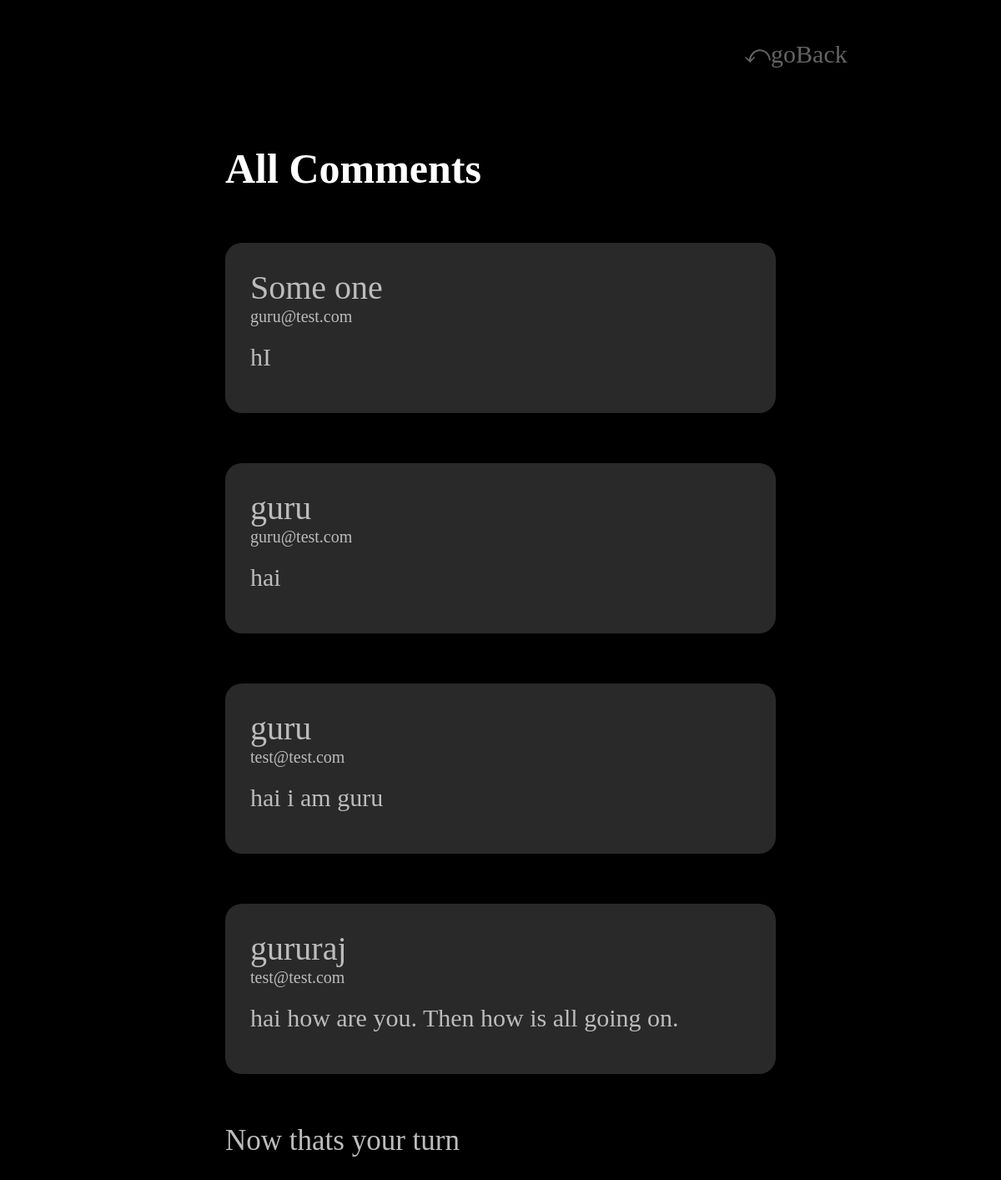
The app's page /all-comments with its own data.
### mywebpage/models.py (models this page shows)
class FeedBack(models.Model):
    user_name = models.CharField(max_length = 100)
    user_mail_id = models.EmailField()
    user_mobile_number = models.CharField(max_length = 12,null = True)
    user_feedback = models.TextField()

### mywebpage/views.py (the view)
# urls.py: path("all-comments", views.AllFeedbackView.as_view(), name = "allcomments"),
class AllFeedbackView(ListView):
    template_name = "mywebpage/every_feedback.html"
    model = FeedBack
    context_object_name = "feedbacks"
    def get_queryset(self):
        base_query = super().get_queryset()
        data = base_query.order_by("-pk")
        return data

### mywebpage/templates/mywebpage/every_feedback.html (shortened to what this page needs)
{% extends "base.html" %}
{% load static %}
{% block css_link %}
<link rel="stylesheet" href="{% static "mywebpage/comments.css" %}">
<link rel="stylesheet" href="{% static "mywebpage/navi.css" %}">
{% endblock %}
{% block content %}
<div id = "nav_div">
    <a href= "{% url "home" %}"><nav class="toggle">⤺goBack</nav></a>
</div>
<section id = "feedback_section">
    <h1>All Comments</h1>
        {% for feedback in feedbacks %}
        <div class="single_feedback">
            <p id="username">{{feedback.user_name}}</p>
            <p id="mailid">{{feedback.user_mail_id}}</p>
            <p id="comment">{{feedback.user_feedback}}</p>
        </div>
        {% endfor %}
    <p id="your_turn">Now thats your turn<p>
</section>
{% endblock %}

### mywebpage/static/mywebpage/comments.css (style rules this page uses)
body { animation: BodyAnimation ease 1s; animation-iteration-count: 1; animation-fill-mode: forwards; }
#feedback_section { width: 55vw; margin: auto; }
#feedback_section h1 { color: rgb(255, 255, 255); margin: 20px 0 50px 0; font-size: 50px; margin: 50px 0 0 0; animation: fadeInAnimation ease 3s; }
.single_feedback { margin: 60px 0; background-color: rgb(41, 41, 41); padding: 30px; border-radius: 20px; }
#username, #mailid, #comment, #your_turn { color: rgb(188, 188, 188); }
#username { font-size: 40px; padding: 0; margin: 0; }
#mailid { font-size: 20px; padding: 0; margin: 0; }
#comment { font-size: 30px; margin: 20px 0; }
#your_turn { font-size: 35px; }

### mywebpage/static/mywebpage/navi.css (style rules this page uses)
#nav_div { display: grid; justify-content: end; grid-template-columns: auto auto; }
#nav_div a { text-decoration: none; }
.toggle, #all { color: rgb(100, 100, 100); font-size: 30px; width: 200px; margin: 40px 100px; }

### records on screen
FeedBack: user_name "Some one", user_mail_id "guru@test.com", user_feedback "hI"
FeedBack: user_name "guru", user_mail_id "guru@test.com", user_feedback "hai"
FeedBack: user_name "guru", user_mail_id "test@test.com", user_feedback "hai i am guru"
FeedBack: user_name "gururaj", user_mail_id "test@test.com", user_feedback "hai how are you. Then how is all going on."
